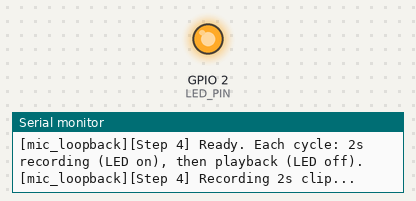
Simulated run of this sketch. Board: ESP32. Parts: output pins drawn as LEDs (lit = HIGH), the last lines printed to the serial monitor. I2S audio is not simulated (input reads silence).

Above: at 1.0 s.
At 3.0 s:
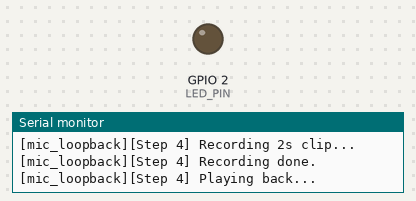
Timing chart, 0 to 5.2 s (numbered marks = the images above):
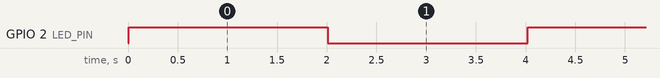

Measured:
- by itself, GPIO 2 (LED_PIN): alternates HIGH for 2.0 s and LOW for 2.0 s

The sketch:

04_mic_loopback.ino
```cpp
// Step 4 - Mic to Speaker Loopback
// Cycles forever: records a fixed-duration clip from the INMP441 into RAM
// (onboard LED on), then plays it back through the MAX98357A (LED off).
// Confirms both peripherals work together over the single, physically
// shared I2S clock bus (BCLK/LRC are wired to both modules - see
// Documentation/decisions.md), using one I2S port rather
// than two independent masters, which would otherwise fight over the same
// clock pins.
//
// Note: buffering a whole clip in RAM is fine for this bring-up test (no
// Wi-Fi/TLS loaded yet, so there's plenty of free heap), but the real
// firmware streams audio in small live chunks instead - see the
// memory notes in Documentation/decisions.md.
//
// PASS (by ear): after the first cycle the sketch prints once either
// "===== LOOPBACK TEST FAILED: ... =====" (the mic returned only silence) or
// "===== LOOPBACK TEST DONE - PASS if ... =====" - only a person can hear
// whether the playback is the recording. Speak during the LED-on phase.

#include <stdint.h>
#include <driver/i2s.h>
// Pins - the same as ESP32/parameters.h (each unit test stands alone, so it
// carries its own copy).
#define I2S_BCLK 26             // shared: MAX98357A BCLK + INMP441 SCK
#define I2S_LRC  25             // shared: MAX98357A LRC + INMP441 WS
#define I2S_DOUT 22             // MAX98357A DIN
#define I2S_MIC_SERIAL_DATA 21  // INMP441 SD
#define LED_PIN 2               // onboard LED
#define LED_ACTIVE_HIGH 1

namespace {
constexpr i2s_port_t kI2sPort = I2S_NUM_0;
constexpr uint32_t kSampleRateHz = 16000;
constexpr uint32_t kRecordDurationSec = 2;
constexpr uint32_t kRecordSamples = kSampleRateHz * kRecordDurationSec;
constexpr uint32_t kChunkSamples = 256;
constexpr int32_t kSoftwareGain = 4;  // mic levels are otherwise quiet - see step 3 findings

int16_t audio_buffer[kRecordSamples];  // ~2s of mono 16-bit audio, static to avoid stack overflow
constexpr int32_t kMinPeakForSound = 200;  // a clip quieter than this counts as silence
int32_t last_clip_peak = 0;
bool verdict_printed = false;
}  // namespace

/** Configures I2S0 as a full-duplex master: RX from the INMP441, TX to the MAX98357A. */
void setupI2sFullDuplex() {
  i2s_config_t i2s_config = {
    .mode = static_cast<i2s_mode_t>(I2S_MODE_MASTER | I2S_MODE_TX | I2S_MODE_RX),
    .sample_rate = kSampleRateHz,
    .bits_per_sample = I2S_BITS_PER_SAMPLE_32BIT,
    // Confirmed in step 3: this board's INMP441 needs RIGHT, not LEFT.
    .channel_format = I2S_CHANNEL_FMT_ONLY_RIGHT,
    .communication_format = I2S_COMM_FORMAT_STAND_I2S,
    .intr_alloc_flags = ESP_INTR_FLAG_LEVEL1,
    .dma_buf_count = 4,
    .dma_buf_len = kChunkSamples,
    .use_apll = false,
    .tx_desc_auto_clear = true,
    .fixed_mclk = 0
  };

  i2s_pin_config_t pin_config = {
    // No master clock pin: left unset it defaults to 0, and the driver then
    // puts MCLK out on GPIO0 (the BOOT button). Nothing here uses MCLK.
    .mck_io_num = I2S_PIN_NO_CHANGE,
    .bck_io_num = I2S_BCLK,             // shared clock line, also wired to the mic
    .ws_io_num = I2S_LRC,               // shared clock line, also wired to the mic
    .data_out_num = I2S_DOUT,           // to MAX98357A DIN
    .data_in_num = I2S_MIC_SERIAL_DATA  // from INMP441 SD
  };

  i2s_driver_install(kI2sPort, &i2s_config, 0, nullptr);
  i2s_set_pin(kI2sPort, &pin_config);
}

/** Drives the onboard LED, respecting this board's active-high/low polarity. */
void setLed(bool on) {
  digitalWrite(LED_PIN, (on == LED_ACTIVE_HIGH) ? HIGH : LOW);
}

/** Converts one raw 32-bit mic word into a gain-adjusted, clamped 16-bit sample. */
int16_t processMicSample(int32_t raw_sample) {
  int16_t sample16 = static_cast<int16_t>(raw_sample >> 16);
  int32_t scaled = static_cast<int32_t>(sample16) * kSoftwareGain;
  if (scaled > INT16_MAX) scaled = INT16_MAX;
  if (scaled < INT16_MIN) scaled = INT16_MIN;
  return static_cast<int16_t>(scaled);
}

/** Records kRecordDurationSec of mic audio into audio_buffer, LED on throughout. */
void recordClip() {
  setLed(true);
  last_clip_peak = 0;
  Serial.printf("[mic_loopback][Step 4] Recording %us clip...\n", kRecordDurationSec);

  int32_t raw_chunk[kChunkSamples];
  uint32_t samples_recorded = 0;

  while (samples_recorded < kRecordSamples) {
    uint32_t samples_wanted = min(kChunkSamples, kRecordSamples - samples_recorded);
    size_t bytes_read = 0;
    i2s_read(kI2sPort, raw_chunk, samples_wanted * sizeof(int32_t), &bytes_read, portMAX_DELAY);
    uint32_t samples_read = bytes_read / sizeof(int32_t);

    for (uint32_t i = 0; i < samples_read; i++) {
      audio_buffer[samples_recorded + i] = processMicSample(raw_chunk[i]);
      int32_t magnitude = abs(static_cast<int32_t>(audio_buffer[samples_recorded + i]));
      last_clip_peak = max(last_clip_peak, magnitude);
    }
    samples_recorded += samples_read;
  }

  Serial.println("[mic_loopback][Step 4] Recording done.");
}

/** Plays audio_buffer back through the speaker, LED off throughout. */
void playbackClip() {
  setLed(false);
  Serial.println("[mic_loopback][Step 4] Playing back...");

  int32_t tx_chunk[kChunkSamples];
  uint32_t samples_played = 0;

  while (samples_played < kRecordSamples) {
    uint32_t samples_this_chunk = min(kChunkSamples, kRecordSamples - samples_played);
    for (uint32_t i = 0; i < samples_this_chunk; i++) {
      tx_chunk[i] = static_cast<int32_t>(audio_buffer[samples_played + i]) << 16;  // re-align for the 32-bit-wide TX bus
    }
    size_t bytes_written = 0;
    i2s_write(kI2sPort, tx_chunk, samples_this_chunk * sizeof(int32_t), &bytes_written, portMAX_DELAY);
    samples_played += samples_this_chunk;
  }

  Serial.println("[mic_loopback][Step 4] Playback done.");
}

/** One-time setup: start Serial, the onboard LED, and the I2S bus. */
void setup() {
  Serial.begin(115200);
  Serial.println("[mic_loopback][Step 4] Boot: configuring I2S and onboard LED.");

  pinMode(LED_PIN, OUTPUT);
  setLed(false);
  setupI2sFullDuplex();

  Serial.printf("[mic_loopback][Step 4] Ready. Each cycle: %us recording (LED on), then playback (LED off).\n",
                kRecordDurationSec);
}

/** Prints the verdict once, after the first record-then-playback cycle. */
void reportVerdictOnce() {
  if (verdict_printed) {
    return;
  }
  verdict_printed = true;
  if (last_clip_peak < kMinPeakForSound) {
    Serial.println("===== LOOPBACK TEST FAILED: the mic recorded only silence (check the mic wiring, or speak louder) =====");
  } else {
    Serial.println("===== LOOPBACK TEST DONE - PASS if you heard your own voice played back clearly =====");
  }
}

/** Repeats record-then-playback cycles forever. */
void loop() {
  recordClip();
  playbackClip();
  reportVerdictOnce();
}
```
